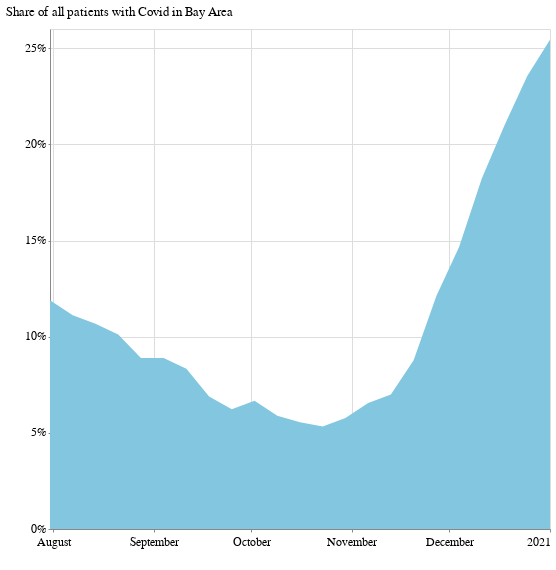

The code cell stored with this chart in its notebook:
### Code cell
alt.Chart(bayarea_grouped).mark_area().encode(
    x=alt.X("week:T", axis=alt.Axis(format="", title=" ", tickCount=3)),
    y=alt.Y(
        "covid_patients_share",
        title=" ",
        axis=alt.Axis(
            format="%",
            title="Share of all patients with Covid in Bay Area",
            tickCount=6,
        ),
    ),
).properties(width=500, height=500)

### Figure 1 — Vega-Lite specification as saved in the notebook (floating-point values rounded to 4 significant figures)
{"config": {"view": {"width": 800, "height": 450}, "background": "#ffffff", "title": {"anchor": "start", "font": "Benton Gothic Bold, sans", "fontColor": "#000000", "fontSize": 22, "fontWeight": "normal"}, "arc": {"fill": "#82c6df"}, "area": {"fill": "#82c6df"}, "line": {"stroke": "#82c6df", "strokeWidth": 3}, "path": {"stroke": "#82c6df"}, "rect": {"fill": "#82c6df"}, "shape": {"stroke": "#82c6df"}, "bar": {"fill": "#82c6df"}, "point": {"stroke": "#82c6df"}, "symbol": {"fill": "#82c6df", "size": 30}, "axis": {"titleFont": "Benton Gothic Bold, sans", "titleFontSize": 13, "titleFontWeight": "normal", "labelFont": "Benton Gothic, sans", "labelFontSize": 11.5, "labelFontWeight": "normal"}, "axisX": {"labelAngle": 0, "labelPadding": 4, "tickSize": 3}, "axisY": {"labelBaseline": "middle", "maxExtent": 45, "minExtent": 45, "tickSize": 2, "titleAlign": "left", "titleAngle": 0, "titleX": -45, "titleY": -11}, "legend": {"titleFont": "Benton Gothic Bold, sans", "titleFontSize": 13, "titleFontWeight": "normal", "symbolType": "square", "labelFont": "Benton Gothic, sans", "labelFontSize": 11.5}, "range": {"category": ["#3580b1", "#ec8431", "#ab7fb4", "#c89d29", "#adc839", "#829eb1"], "diverging": ["#e68a4f", "#f4bb6a", "#f9e39c", "#dadfe2", "#a6b7c6", "#849eae"], "heatmap": ["#fbf2c7", "#f9e39c", "#f8d36e", "#f4bb6a", "#e68a4f", "#d15a40", "#ab4232"], "ordinal": ["#fbf2c7", "#f9e39c", "#f8d36e", "#f4bb6a", "#e68a4f", "#d15a40", "#ab4232"], "ramp": ["#fbf2c7", "#f9e39c", "#f8d36e", "#f4bb6a", "#e68a4f", "#d15a40", "#ab4232"]}}, "data": {"name": "data-36e0e3a56cbcd514a694bff113e43142"}, "mark": "area", "encoding": {"x": {"type": "temporal", "axis": {"format": "", "tickCount": 3, "title": " "}, "field": "week"}, "y": {"type": "quantitative", "axis": {"format": "%", "tickCount": 6, "title": "Share of all patients with Covid in Bay Area"}, "field": "covid_patients_share", "title": " "}}, "height": 500, "width": 500, "$schema": "https://vega.github.io/schema/vega-lite/v4.8.1.json", "datasets": {"data-36e0e3a56cbcd514a694bff113e43142": [{"week": "2020-07-31T00:00:00", "total_covid_patients": 914.0, "covid_patients_share": 0.1189}, {"week": "2020-08-07T00:00:00", "total_covid_patients": 829.0, "covid_patients_share": 0.1111}, {"week": "2020-08-14T00:00:00", "total_covid_patients": 859.0, "covid_patients_share": 0.1067}, {"week": "2020-08-21T00:00:00", "total_covid_patients": 803.0, "covid_patients_share": 0.1011}, {"week": "2020-08-28T00:00:00", "total_covid_patients": 713.0, "covid_patients_share": 0.08889}, {"week": "2020-09-04T00:00:00", "total_covid_patients": 652.0, "covid_patients_share": 0.08889}, {"week": "2020-09-11T00:00:00", "total_covid_patients": 606.0, "covid_patients_share": 0.08333}, {"week": "2020-09-18T00:00:00", "total_covid_patients": 531.0, "covid_patients_share": 0.06889}, {"week": "2020-09-25T00:00:00", "total_covid_patients": 461.0, "covid_patients_share": 0.06222}, {"week": "2020-10-02T00:00:00", "total_covid_patients": 439.0, "covid_patients_share": 0.06667}, {"week": "2020-10-09T00:00:00", "total_covid_patients": 408.0, "covid_patients_share": 0.05889}, {"week": "2020-10-16T00:00:00", "total_covid_patients": 377.0, "covid_patients_share": 0.05556}, {"week": "2020-10-23T00:00:00", "total_covid_patients": 377.0, "covid_patients_share": 0.05333}, {"week": "2020-10-30T00:00:00", "total_covid_patients": 415.0, "covid_patients_share": 0.05778}, {"week": "2020-11-06T00:00:00", "total_covid_patients": 455.0, "covid_patients_share": 0.06556}, {"week": "2020-11-13T00:00:00", "total_covid_patients": 529.0, "covid_patients_share": 0.07}, {"week": "2020-11-20T00:00:00", "total_covid_patients": 707.0, "covid_patients_share": 0.08778}, {"week": "2020-11-27T00:00:00", "total_covid_patients": 939.0, "covid_patients_share": 0.1211}, {"week": "2020-12-04T00:00:00", "total_covid_patients": 1183.0, "covid_patients_share": 0.1467}, {"week": "2020-12-11T00:00:00", "total_covid_patients": 1515.0, "covid_patients_share": 0.1822}, {"week": "2020-12-18T00:00:00", "total_covid_patients": 1806.0, "covid_patients_share": 0.21}, {"week": "2020-12-25T00:00:00", "total_covid_patients": 2001.0, "covid_patients_share": 0.2356}, {"week": "2021-01-01T00:00:00", "total_covid_patients": 2163.0, "covid_patients_share": 0.2544}]}}
